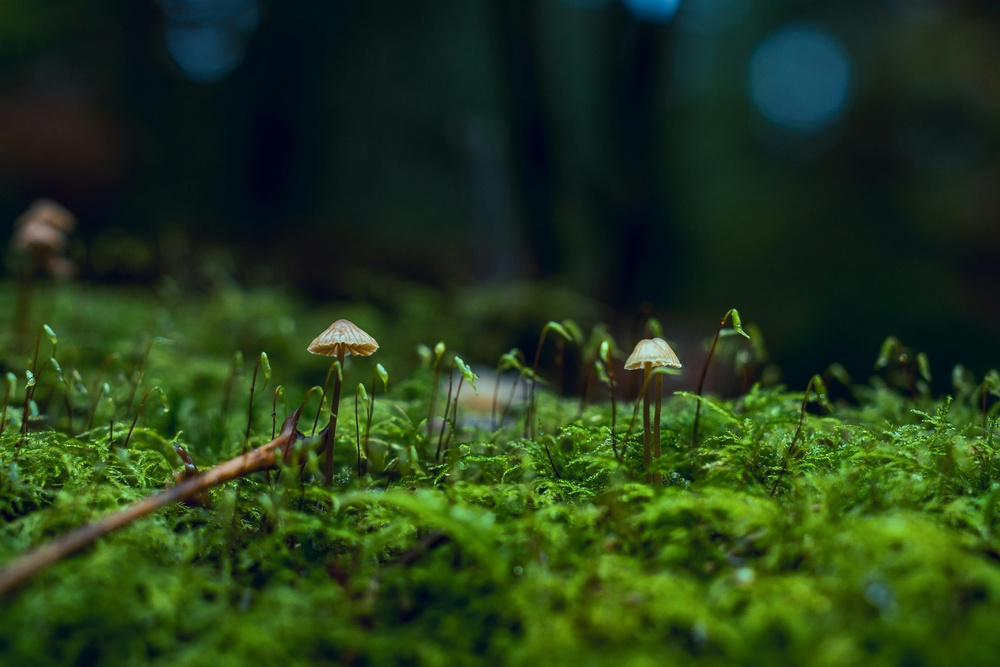
#> input picture img/naturaleza.jpg, 1000 x 667 px, shrunk from 6000 x 4000 before the run
$ jupyter execute 08_ecualizacion_del_histograma.ipynb
#> lines starting #> are read from the running program, lines starting #| are printed output that depends on the picture
[cell 1]
# Ecualizacion de un histograma
# Vamos a poner limeal al histograma inicial
# Siginifica tener una imagen uniforme
# El histograma no debe trabajar monocormo creciente y no debe superar el valor de 0
# Deber tenen inversa y debe ser monotomicamente creciente

[cell 2]
import cv2 as cv
import numpy as np
import matplotlib.pyplot as plt

[cell 3]
img = cv.imread('..//img/naturaleza.jpg', cv.IMREAD_GRAYSCALE)
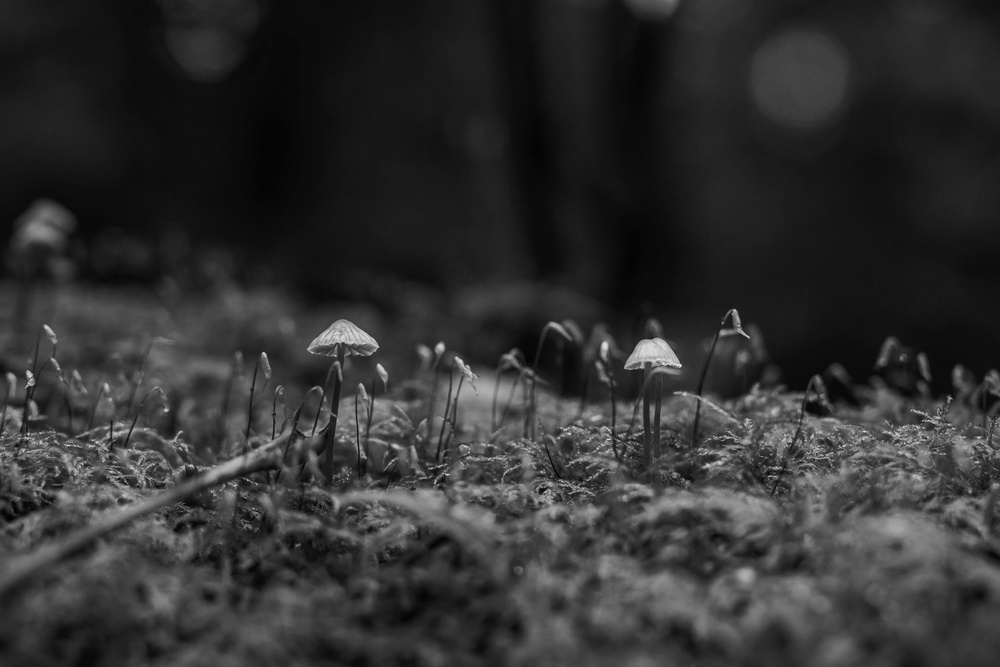
#> img: shape (667, 1000); min 0, max 238, mean 48.7

histograma = np.histogram(img, 256, [0, 256])
fun_dist = histograma[0].cumsum()
#> fun_dist = 256 values from 1 to 667000
his_norm = fun_dist * histograma[0].max() / fun_dist.max() # Result of the integral function
#> his_norm = 256 values from 0.0253 to 16851
img_ecualizada = cv.equalizeHist(img)

# Plotting
plt.figure(figsize=(15, 7.5))

# Original Image
plt.subplot(2, 2, 1)
plt.title('Original')
plt.imshow(img, cmap='gray')

# Histogram
plt.subplot(2, 2, 2)
plt.plot(histograma[0], color='purple')
plt.title('Histograma')
plt.xlabel('intensidad_pixel')
plt.ylabel('frecuencia_pixel')

# Equalized Image
plt.subplot(2, 2, 3)
plt.title('Imagen Ecualizada')
plt.imshow(img_ecualizada, cmap='gray')

# Equalized Histogram
# histograma_ecualizado = np.histogram(img_ecualizada, 256, [0, 256])
plt.subplot(2, 2, 4)
plt.plot(his_norm, color='green')
plt.title('Histograma Ecualizado')
plt.xlabel('intensidad_pixel')
plt.ylabel('frecuencia_pixel')

plt.tight_layout()
plt.show()
#> figure, not shown here; panel 2: curve peaks at x = 22, y = 16851; panel 4: curve peaks at x = 238, y = 16851

[cell 4]
img = cv.imread('..//img/naturaleza.jpg', cv.IMREAD_GRAYSCALE)
clahe =  cv.createCLAHE(clipLimit= 2.0, tileGridSize= (8, 8))
img_nueva = clahe.apply(img)
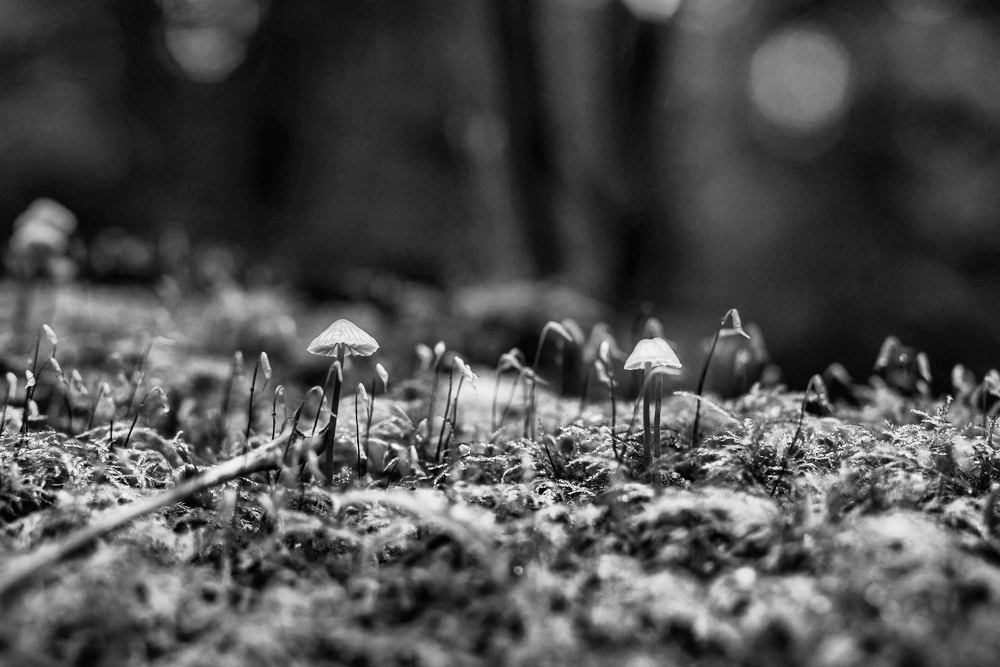
#> img_nueva: shape (667, 1000); min 0, max 250, mean 77.7


histograma = np.histogram(img, 256, [0, 256])
histograma_nuevo = np.histogram(img_nueva, 256, [0, 256])

# Plotting
plt.figure(figsize=(15, 7.5))

# Original Image
plt.subplot(2, 2, 1)
plt.title('Original')
plt.imshow(img, cmap='gray')

# Histogram
plt.subplot(2, 2, 2)
plt.plot(histograma[0], color='purple')
plt.title('Histograma')
plt.xlabel('intensidad_pixel')
plt.ylabel('frecuencia_pixel')

# Equalized Image
plt.subplot(2, 2, 3)
plt.title('Imagen Ecualizada')
plt.imshow(img_nueva, cmap='gray')

# Equalized Histogram
plt.subplot(2, 2, 4)
plt.plot(histograma_nuevo[0], color='green')
plt.title('Histograma Ecualizado')
plt.xlabel('intensidad_pixel')
plt.ylabel('frecuencia_pixel')

plt.tight_layout()
plt.show()
#> figure, not shown here; panel 2: curve peaks at x = 22, y = 16851; panel 4: curve peaks at x = 33, y = 8450

[cell 5]
img = cv.imread('..//img/naturaleza.jpg', 1)
#> img is the input picture: shape (667, 1000, 3); mean B, G, R 25.8, 59.5, 36.1
clahe =  cv.createCLAHE(clipLimit= 2.0, tileGridSize= (8, 8))


histograma = np.histogram(img, 256, [0, 256])


red, green, blue = cv.split(img)
# Clahe
contraste_blue = clahe.apply(red)
contraste_red =  clahe.apply(green)
contraste_green = clahe.apply(blue)
finImgClahe = cv.merge((contraste_red, contraste_green, contraste_blue))
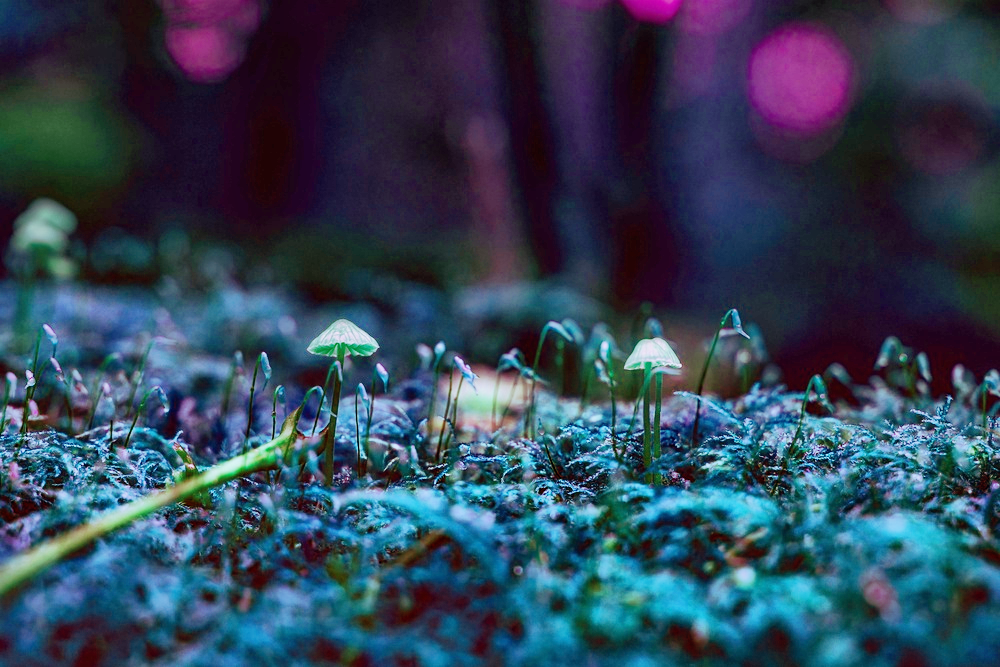
#> finImgClahe: shape (667, 1000, 3); mean of channels 0, 1, 2 87.1, 67.1, 48.4; drawn as B, G, R
histograma_clahe = np.histogram(finImgClahe, 256, [0, 256])

# Ecualizador
contraste_blue = cv.equalizeHist(red)
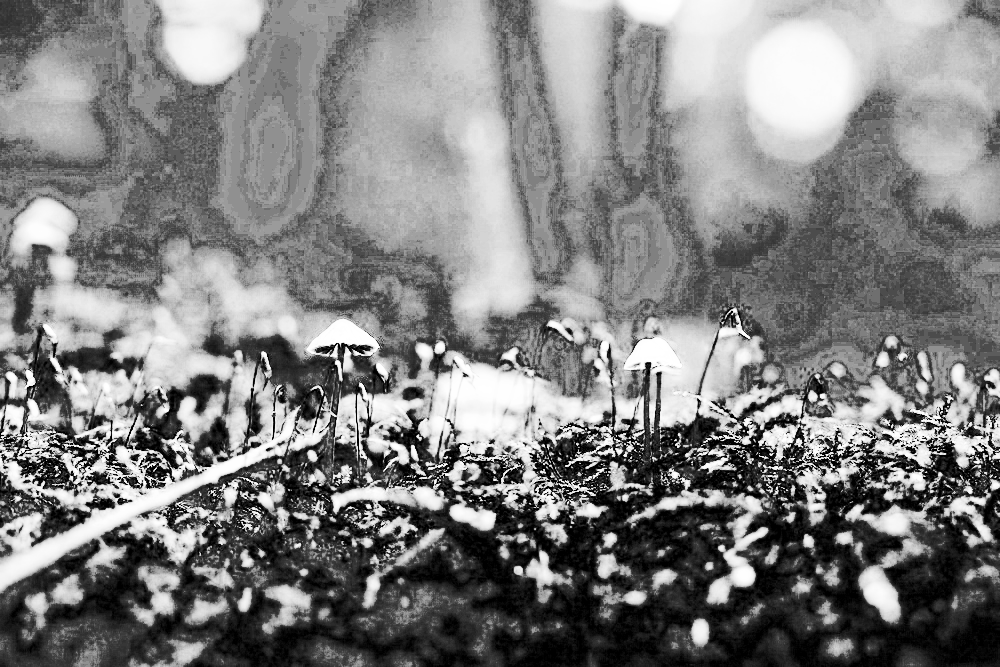
#> contraste_blue: shape (667, 1000); min 0, max 255, mean 127.9
contraste_red =  cv.equalizeHist(green)
contraste_green = cv.equalizeHist(blue)
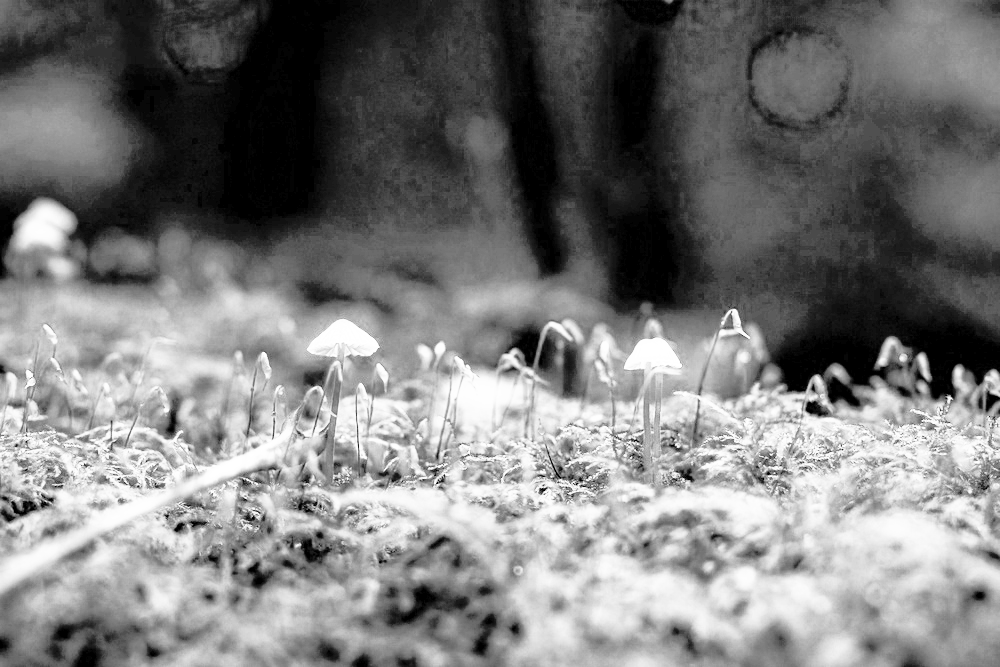
#> contraste_green: shape (667, 1000); min 0, max 255, mean 123.3
finImgEcua = cv.merge((contraste_red, contraste_green, contraste_blue))
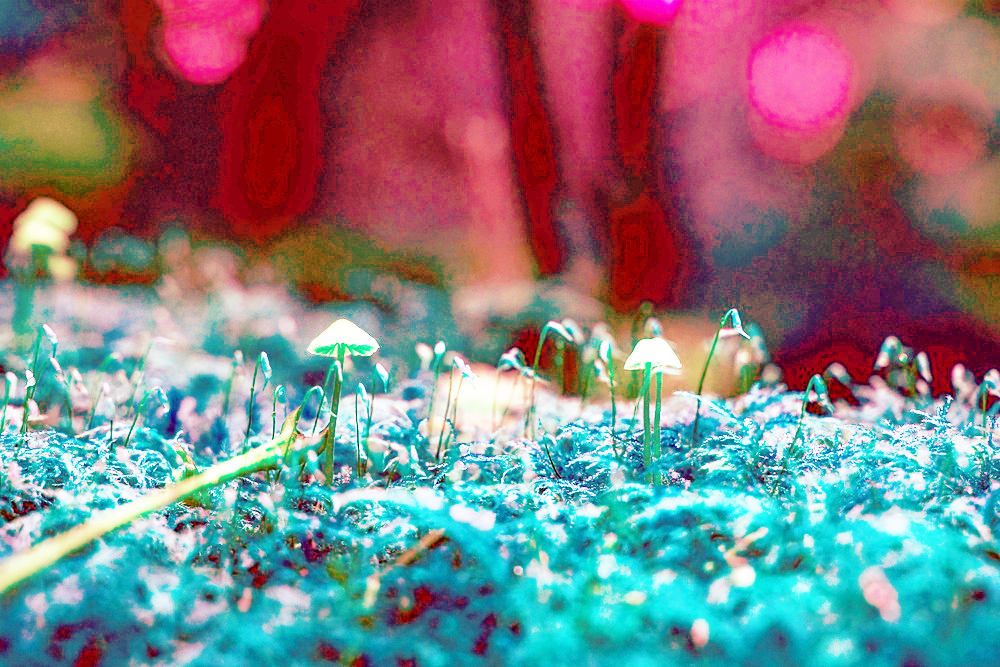
#> finImgEcua: shape (667, 1000, 3); mean of channels 0, 1, 2 128.8, 123.3, 127.9; drawn as B, G, R
histograma_ecua = np.histogram(finImgEcua, 256, [0, 256])

plt.figure(figsize=(10, 5))
# Original Image
plt.subplot(3, 2, 1)
plt.title('Original')
plt.imshow(cv.cvtColor(img, cv.COLOR_BGR2RGB))

# Histogram
plt.subplot(3, 2, 2)
plt.plot(histograma[0], color='purple')
plt.title('Histograma')
plt.xlabel('intensidad_pixel')
plt.ylabel('frecuencia_pixel')

# Equalized Image
plt.subplot(3, 2, 3)
plt.title('Imagen Ecualizada Color')
plt.imshow(cv.cvtColor(finImgEcua, cv.COLOR_BGR2RGB))

# Equalized Histogram
plt.subplot(3, 2, 4)
plt.plot(histograma_ecua[0], color='green')
plt.title('Histograma Ecualizado Color')
plt.xlabel('intensidad_pixel')
plt.ylabel('frecuencia_pixel')

# Equalized Image
plt.subplot(3, 2, 5)
plt.title('Imagen Ecualizada Clahe Color')
plt.imshow(cv.cvtColor(finImgClahe, cv.COLOR_BGR2RGB))

# Equalized Histogram
plt.subplot(3, 2, 6)
plt.plot(histograma_clahe[0], color='orange')
plt.title('Histograma Ecualizado Clahe Color')
plt.xlabel('intensidad_pixel')
plt.ylabel('frecuencia_pixel')

plt.tight_layout()
plt.show()
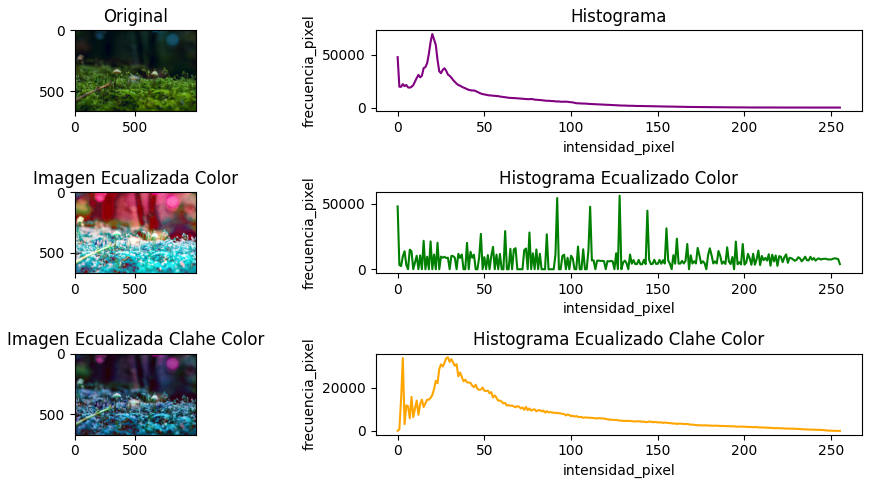
#> figure drawn by matplotlib, 6 panels; panel 2: curve peaks at x = 20, y = 69764; panel 4: curve peaks at x = 128, y = 56081; panel 6: curve peaks at x = 29, y = 33982

$ run again, with img/Different-LED.jpg copied over img/naturaleza.jpg
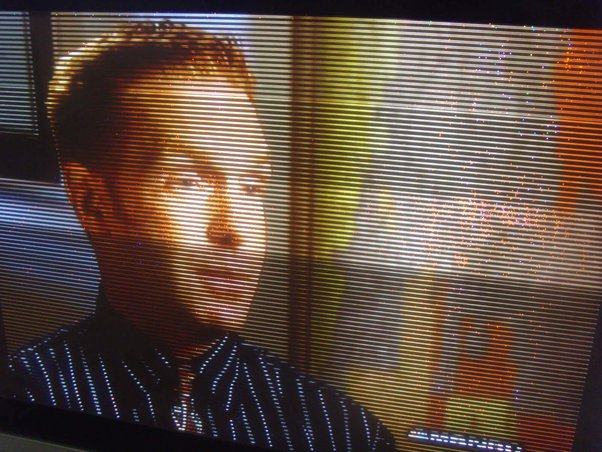
#> input picture img/Different-LED.jpg, 602 x 452 px
#> `img = cv.imread('..//img/naturaleza.jpg', cv.IMREAD_GRAYSCALE)`:
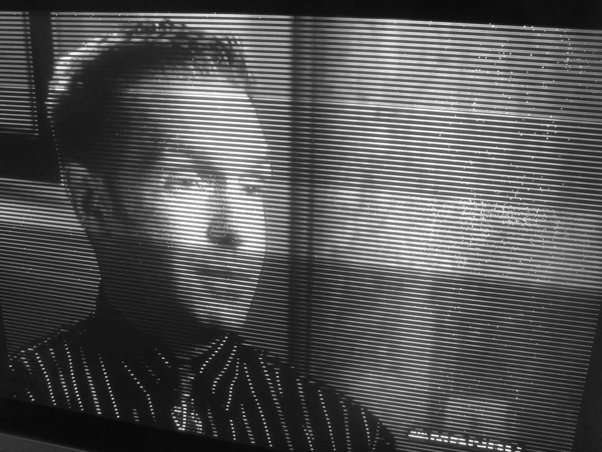
#> img: shape (452, 602); min 0, max 255, mean 83.7
#> fun_dist = 256 values from 1 to 272104
#> his_norm = 256 values from 0.0162 to 4415
#> img is the input picture: shape (452, 602, 3); mean B, G, R 67.8, 79.2, 98.5
#> `finImgEcua = cv.merge((contraste_red, contraste_green, contraste_blue))`:
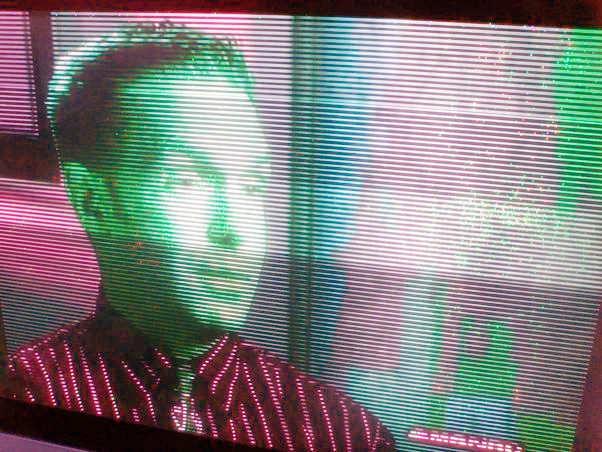
#> finImgEcua: shape (452, 602, 3); mean of channels 0, 1, 2 128.4, 128.2, 128.3; drawn as B, G, R
